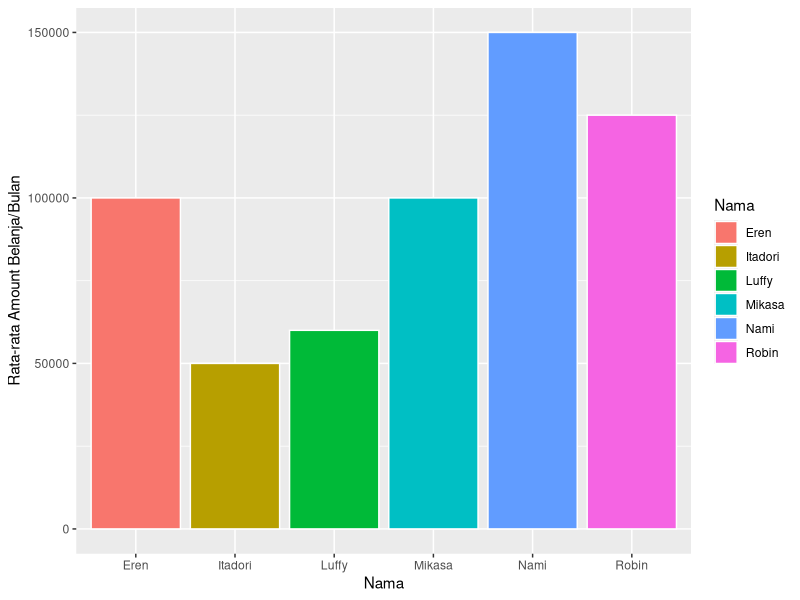

Here is the R script that generated this plot:
## Homework ##

#1. Tim data scientist diminta pertolongan oleh CEO ingin meminta beberapa data terkait user.
#Sehingga tim data scientist diminta membuat data frame dari profil user tersebut. Silahkan buat
#data frame yang terdiri dari kolom berikut:
  #a. Nama
  #b. Tempat lahir
  #c. Tanggal lahir
  #d. Tanggal terakhir berbelanja
  #e. Rata-rata amount belanja per bulan (Rp)
  #f. Total transaksi per bulan
 
#Pertama, Input terlebih dahulu data-data berikut:

Nama <- c('Luffy', 'Itadori', 'Eren', 'Mikasa', 'Nami', 'Robin')
Tempat_Lahir <- c('Tenjo', 'Jasinga', 'Soreang', 'Kopo', 'Jayanti', 'Balaraja')
Tanggal_Lahir <- c('5 Mei', '10 Oktober', '28 April', '29 April', '3 Juli', '6 Februari')
Tanggal_terakhir_berbelanja <- c('29 Oktober', '24 Juli', '5 Januari', '25 Maret', '11 November', '30 Juni')
Rata.rata_amount_belanja.per.bulan <- c(60000, 50000, 100000, 100000, 150000, 125000)
Total_transaksi_per.bulan <- c(3, 2, 5, 6, 9, 8)

#Kedua, buat data frame berdasarkan klasifikasi dicara pertama
user <- data.frame(Nama, Tempat_Lahir, 
                   Tanggal_Lahir, Tanggal_terakhir_berbelanja, 
                   Rata.rata_amount_belanja.per.bulan, 
                   Total_transaksi_per.bulan)
user
View(user)

#2. Dari data frame tersebut pilihlah user yang paling loyal berbelanja. 
#Dimana user loyal adalah user yang memiliki rata-rata amount belanja per bulan di atas 100 ribu rupiah 
#DAN total transaksi per bulan di atas 5.

## NOTE ##
#User loyal adalah jika rata-rata amount belanja per bulan di atas 100rb rupiah 
#DAN Total transaksi per bulan di atas 5

#Ketiga, masukan logika DAN (&) pada user_loyal
user_loyal <- (Rata.rata_amount_belanja.per.bulan > 100000 & Total_transaksi_per.bulan > 5)
user_loyal

#Keempat, Setelah mengetahui siapa saja yang loyal. Masukan data tersebut 
#ke dalam table 

user$user_loyal <- c(FALSE, FALSE, FALSE, FALSE, TRUE, TRUE)
View(user)

#Dari tabel di atas, kita dapat mengetahui siapa user yang loyal.Yaitu: Nami dan Robin

user[5, c('Nama', 'user_loyal')]
user[6, c('Nama', 'user_loyal')]


## TAMBAHAN ##

#Saya akan menambahkan visualisasi pada Tugas ini

library(ggplot2)
user <- data.frame(Nama, Tempat_Lahir, 
                   Tanggal_Lahir, Tanggal_terakhir_berbelanja, 
                   Rata.rata_amount_belanja.per.bulan, 
                   Total_transaksi_per.bulan)
user

grafik <- ggplot(user, aes(x = Nama, y = Rata.rata_amount_belanja.per.bulan)) +
  geom_bar(aes(fill = Nama), stat = "identity", color = "white") + 
  ylab("Rata-rata Amount Belanja/Bulan") + 
  xlab("Nama") 
grafik

## Dari grafik ini dapat dilihat bahwa rata-rata belanja / bulan 
# paling banyak adalah Nami dengan 150000 dan transaksi 9
